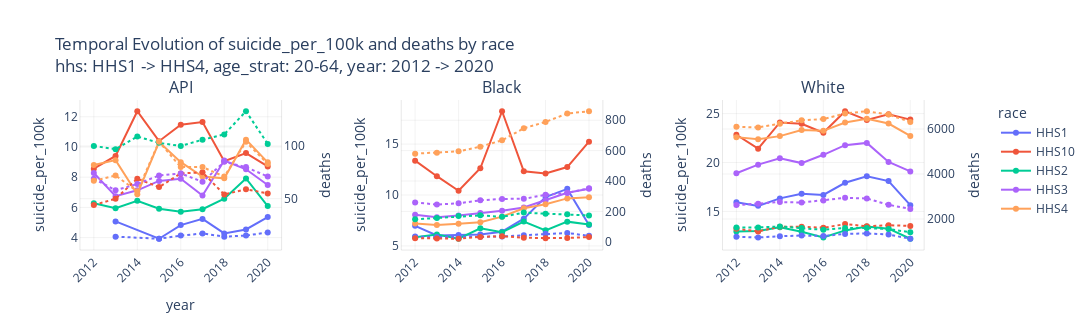

The code cell stored with this chart in its notebook:
### Code cell
sd = SuicideData()
queue = [
    {
        "x": "year",
        "y": "suicide_per_100k",
        "by": "ethno_race",
        "color": "age_strat",
        "scatter": False,
        "rows": 3,
    },
    {
        "x": "year",
        "y": "suicide_per_100k",
        "by": "race",
        "color": "age_strat",
        "scatter": False,
        "rows": 3,
    },
    {
        "x": "year",
        "y": "population",
        "by": "race",
        "color": "age_strat",
        "scatter": False,
        "rows": 1,
    },
    {
        "x": "year",
        "y": "population",
        "color": "race",
        "by": "age_strat",
        "scatter": False,
        "rows": 1,
    },
    {
        "x": "age_strat",
        "y": "suicide_per_100k",
        "color": "race",
        "by": "year",
        "scatter": True,
        "rows": 4,
    },
    {
        "x": "age_strat",
        "y": "suicide_per_100k",
        "color": "year",
        "by": "race",
        "scatter": True,
        "rows": 1,
    },
    {
        "x": "ethno_race",
        "y": "suicide_per_100k",
        "color": "year",
        "by": "age_strat",
        "scatter": True,
        "rows": 2,
    },
]
sd.plot(**{
    "x": "year",
    "y": "suicide_per_100k",
    "color": "hhs",
    "by": "race",
    "scatter": False,
    "rows": 1,
    "data_slice": {
        "hhs": slice("HHS1", "HHS4"),
        "age_strat": "20-64",
        "year": slice("2012","2020")
        },
    "second_y": {"secondary_y": True,
                 "y": "deaths",
                 "line_param": {"dash": "dot"}}
    }
    )

### Figure 1 — Plotly figure (JSON) as saved in the notebook; plotly's stock layout.template omitted (floating-point values rounded to 4 significant figures)
{"data": [{"line": {"color": "#636EFA"}, "mode": "markers+lines", "name": "HHS1", "showlegend": true, "type": "scatter", "x": [2013, 2015, 2016, 2017, 2018, 2019, 2020], "xaxis": "x", "y": [5.073, 3.924, 4.828, 5.239, 4.28, 4.541, 5.362], "yaxis": "y"}, {"line": {"color": "#EF553B"}, "mode": "markers+lines", "name": "HHS10", "showlegend": true, "type": "scatter", "x": [2012, 2013, 2014, 2015, 2016, 2017, 2018, 2019, 2020], "xaxis": "x", "y": [8.564, 9.408, 12.37, 10.38, 11.47, 11.66, 9.061, 9.596, 8.713], "yaxis": "y"}, {"line": {"color": "#00CC96"}, "mode": "markers+lines", "name": "HHS2", "showlegend": true, "type": "scatter", "x": [2012, 2013, 2014, 2015, 2016, 2017, 2018, 2019, 2020], "xaxis": "x", "y": [6.272, 5.942, 6.438, 5.91, 5.709, 5.876, 6.572, 7.918, 6.087], "yaxis": "y"}, {"line": {"color": "#AB63FA"}, "mode": "markers+lines", "name": "HHS3", "showlegend": true, "type": "scatter", "x": [2012, 2013, 2014, 2015, 2016, 2017, 2018, 2019, 2020], "xaxis": "x", "y": [8.277, 6.745, 7.132, 7.754, 7.896, 6.789, 9.103, 8.524, 7.487], "yaxis": "y"}, {"line": {"color": "#FFA15A"}, "mode": "markers+lines", "name": "HHS4", "showlegend": true, "type": "scatter", "x": [2012, 2013, 2014, 2015, 2016, 2017, 2018, 2019, 2020], "xaxis": "x", "y": [8.809, 9.13, 6.874, 10.33, 8.997, 8.048, 7.922, 10.48, 8.985], "yaxis": "y"}, {"line": {"color": "#636EFA", "dash": "dot"}, "mode": "markers+lines", "name": "HHS1", "showlegend": false, "type": "scatter", "x": [2013, 2015, 2016, 2017, 2018, 2019, 2020], "xaxis": "x", "y": [14, 12, 15, 17, 14, 15, 18], "yaxis": "y2"}, {"line": {"color": "#EF553B", "dash": "dot"}, "mode": "markers+lines", "name": "HHS10", "showlegend": false, "type": "scatter", "x": [2012, 2013, 2014, 2015, 2016, 2017, 2018, 2019, 2020], "xaxis": "x", "y": [44, 50, 69, 61, 74, 75, 54, 59, 55], "yaxis": "y2"}, {"line": {"color": "#00CC96", "dash": "dot"}, "mode": "markers+lines", "name": "HHS2", "showlegend": false, "type": "scatter", "x": [2012, 2013, 2014, 2015, 2016, 2017, 2018, 2019, 2020], "xaxis": "x", "y": [100, 97, 109, 103, 100, 106, 111, 133, 102], "yaxis": "y2"}, {"line": {"color": "#AB63FA", "dash": "dot"}, "mode": "markers+lines", "name": "HHS3", "showlegend": false, "type": "scatter", "x": [2012, 2013, 2014, 2015, 2016, 2017, 2018, 2019, 2020], "xaxis": "x", "y": [69, 58, 64, 72, 74, 66, 85, 80, 71], "yaxis": "y2"}, {"line": {"color": "#FFA15A", "dash": "dot"}, "mode": "markers+lines", "name": "HHS4", "showlegend": false, "type": "scatter", "x": [2012, 2013, 2014, 2015, 2016, 2017, 2018, 2019, 2020], "xaxis": "x", "y": [67, 72, 57, 104, 80, 80, 71, 104, 83], "yaxis": "y2"}, {"line": {"color": "#636EFA"}, "mode": "markers+lines", "name": "HHS1", "showlegend": false, "type": "scatter", "x": [2012, 2013, 2014, 2015, 2016, 2017, 2018, 2019, 2020], "xaxis": "x2", "y": [6.973, 6.033, 6.061, 6.123, 6.395, 7.673, 9.796, 10.6, 7.054], "yaxis": "y3"}, {"line": {"color": "#EF553B"}, "mode": "markers+lines", "name": "HHS10", "showlegend": false, "type": "scatter", "x": [2012, 2013, 2014, 2015, 2016, 2017, 2018, 2019, 2020], "xaxis": "x2", "y": [13.37, 11.85, 10.41, 12.62, 18.22, 12.32, 12.11, 12.74, 15.24], "yaxis": "y3"}, {"line": {"color": "#00CC96"}, "mode": "markers+lines", "name": "HHS2", "showlegend": false, "type": "scatter", "x": [2012, 2013, 2014, 2015, 2016, 2017, 2018, 2019, 2020], "xaxis": "x2", "y": [5.855, 6.122, 5.704, 6.726, 6.354, 7.399, 6.527, 7.383, 7.106], "yaxis": "y3"}, {"line": {"color": "#AB63FA"}, "mode": "markers+lines", "name": "HHS3", "showlegend": false, "type": "scatter", "x": [2012, 2013, 2014, 2015, 2016, 2017, 2018, 2019, 2020], "xaxis": "x2", "y": [8.056, 7.826, 7.996, 8.229, 8.465, 8.771, 9.46, 10.22, 10.62], "yaxis": "y3"}, {"line": {"color": "#FFA15A"}, "mode": "markers+lines", "name": "HHS4", "showlegend": false, "type": "scatter", "x": [2012, 2013, 2014, 2015, 2016, 2017, 2018, 2019, 2020], "xaxis": "x2", "y": [7.202, 7.052, 7.178, 7.321, 7.875, 8.702, 9.095, 9.668, 9.772], "yaxis": "y3"}, {"line": {"color": "#636EFA", "dash": "dot"}, "mode": "markers+lines", "name": "HHS1", "showlegend": false, "type": "scatter", "x": [2012, 2013, 2014, 2015, 2016, 2017, 2018, 2019, 2020], "xaxis": "x2", "y": [35, 31, 32, 33, 35, 43, 53, 58, 39], "yaxis": "y4"}, {"line": {"color": "#EF553B", "dash": "dot"}, "mode": "markers+lines", "name": "HHS10", "showlegend": false, "type": "scatter", "x": [2012, 2013, 2014, 2015, 2016, 2017, 2018, 2019, 2020], "xaxis": "x2", "y": [24, 22, 20, 32, 37, 26, 23, 25, 31], "yaxis": "y4"}, {"line": {"color": "#00CC96", "dash": "dot"}, "mode": "markers+lines", "name": "HHS2", "showlegend": false, "type": "scatter", "x": [2012, 2013, 2014, 2015, 2016, 2017, 2018, 2019, 2020], "xaxis": "x2", "y": [148, 156, 169, 174, 164, 192, 185, 181, 173], "yaxis": "y4"}, {"line": {"color": "#AB63FA", "dash": "dot"}, "mode": "markers+lines", "name": "HHS3", "showlegend": false, "type": "scatter", "x": [2012, 2013, 2014, 2015, 2016, 2017, 2018, 2019, 2020], "xaxis": "x2", "y": [259, 245, 253, 273, 282, 283, 309, 321, 352], "yaxis": "y4"}, {"line": {"color": "#FFA15A", "dash": "dot"}, "mode": "markers+lines", "name": "HHS4", "showlegend": false, "type": "scatter", "x": [2012, 2013, 2014, 2015, 2016, 2017, 2018, 2019, 2020], "xaxis": "x2", "y": [580, 586, 595, 626, 668, 747, 789, 844, 859], "yaxis": "y4"}, {"line": {"color": "#636EFA"}, "mode": "markers+lines", "name": "HHS1", "showlegend": false, "type": "scatter", "x": [2012, 2013, 2014, 2015, 2016, 2017, 2018, 2019, 2020], "xaxis": "x3", "y": [15.95, 15.57, 16.33, 16.81, 16.68, 17.93, 18.6, 18.1, 15.64], "yaxis": "y5"}, {"line": {"color": "#EF553B"}, "mode": "markers+lines", "name": "HHS10", "showlegend": false, "type": "scatter", "x": [2012, 2013, 2014, 2015, 2016, 2017, 2018, 2019, 2020], "xaxis": "x3", "y": [22.84, 21.41, 24.1, 23.96, 23.05, 25.24, 24.34, 24.94, 24.38], "yaxis": "y5"}, {"line": {"color": "#00CC96"}, "mode": "markers+lines", "name": "HHS2", "showlegend": false, "type": "scatter", "x": [2012, 2013, 2014, 2015, 2016, 2017, 2018, 2019, 2020], "xaxis": "x3", "y": [12.93, 13.0, 13.37, 12.91, 12.34, 13.06, 13.46, 13.23, 12.2], "yaxis": "y5"}, {"line": {"color": "#AB63FA"}, "mode": "markers+lines", "name": "HHS3", "showlegend": false, "type": "scatter", "x": [2012, 2013, 2014, 2015, 2016, 2017, 2018, 2019, 2020], "xaxis": "x3", "y": [18.9, 19.78, 20.43, 19.94, 20.79, 21.77, 22.0, 20.06, 19.09], "yaxis": "y5"}, {"line": {"color": "#FFA15A"}, "mode": "markers+lines", "name": "HHS4", "showlegend": false, "type": "scatter", "x": [2012, 2013, 2014, 2015, 2016, 2017, 2018, 2019, 2020], "xaxis": "x3", "y": [22.59, 22.37, 22.7, 23.32, 23.24, 24.09, 24.46, 23.99, 22.72], "yaxis": "y5"}, {"line": {"color": "#636EFA", "dash": "dot"}, "mode": "markers+lines", "name": "HHS1", "showlegend": false, "type": "scatter", "x": [2012, 2013, 2014, 2015, 2016, 2017, 2018, 2019, 2020], "xaxis": "x3", "y": [1213, 1181, 1235, 1266, 1248, 1335, 1360, 1311, 1123], "yaxis": "y6"}, {"line": {"color": "#EF553B", "dash": "dot"}, "mode": "markers+lines", "name": "HHS10", "showlegend": false, "type": "scatter", "x": [2012, 2013, 2014, 2015, 2016, 2017, 2018, 2019, 2020], "xaxis": "x3", "y": [1565, 1449, 1658, 1659, 1610, 1775, 1680, 1724, 1692], "yaxis": "y6"}, {"line": {"color": "#00CC96", "dash": "dot"}, "mode": "markers+lines", "name": "HHS2", "showlegend": false, "type": "scatter", "x": [2012, 2013, 2014, 2015, 2016, 2017, 2018, 2019, 2020], "xaxis": "x3", "y": [1622, 1627, 1669, 1605, 1519, 1600, 1599, 1552, 1413], "yaxis": "y6"}, {"line": {"color": "#AB63FA", "dash": "dot"}, "mode": "markers+lines", "name": "HHS3", "showlegend": false, "type": "scatter", "x": [2012, 2013, 2014, 2015, 2016, 2017, 2018, 2019, 2020], "xaxis": "x3", "y": [2618, 2681, 2755, 2732, 2826, 2942, 2914, 2631, 2448], "yaxis": "y6"}, {"line": {"color": "#FFA15A", "dash": "dot"}, "mode": "markers+lines", "name": "HHS4", "showlegend": false, "type": "scatter", "x": [2012, 2013, 2014, 2015, 2016, 2017, 2018, 2019, 2020], "xaxis": "x3", "y": [6101, 6071, 6237, 6390, 6441, 6693, 6791, 6643, 6314], "yaxis": "y6"}], "layout": {"annotations": [{"font": {"size": 16}, "showarrow": false, "text": "API", "x": 0.1122, "xanchor": "center", "xref": "paper", "y": 1, "yanchor": "bottom", "yref": "paper"}, {"font": {"size": 16}, "showarrow": false, "text": "Black", "x": 0.47, "xanchor": "center", "xref": "paper", "y": 1, "yanchor": "bottom", "yref": "paper"}, {"font": {"size": 16}, "showarrow": false, "text": "White", "x": 0.8278, "xanchor": "center", "xref": "paper", "y": 1, "yanchor": "bottom", "yref": "paper"}], "height": 330, "legend": {"title": {"text": "race"}}, "plot_bgcolor": "rgb(255,255,255)", "title": {"text": "Temporal Evolution of suicide_per_100k and deaths by race<br>hhs: HHS1 -> HHS4, age_strat: 20-64, year: 2012 -> 2020"}, "width": 1200, "xaxis": {"anchor": "y", "domain": [0, 0.2244], "gridcolor": "grey", "gridwidth": 0.1, "linecolor": "black", "linewidth": 0.1, "showline": true, "tickangle": -45, "title": {"text": "year"}}, "xaxis2": {"anchor": "y3", "domain": [0.3578, 0.5822], "gridcolor": "grey", "gridwidth": 0.1, "linecolor": "black", "linewidth": 0.1, "showline": true, "tickangle": -45}, "xaxis3": {"anchor": "y5", "domain": [0.7156, 0.94], "gridcolor": "grey", "gridwidth": 0.1, "linecolor": "black", "linewidth": 0.1, "showline": true, "tickangle": -45}, "yaxis": {"anchor": "x", "domain": [0, 1], "gridcolor": "grey", "gridwidth": 0.1, "linecolor": "black", "linewidth": 0.1, "showline": true, "title": {"text": "suicide_per_100k"}}, "yaxis2": {"anchor": "x", "gridcolor": "grey", "gridwidth": 0.1, "linecolor": "black", "linewidth": 0.1, "overlaying": "y", "showline": true, "side": "right", "title": {"text": "deaths"}}, "yaxis3": {"anchor": "x2", "domain": [0, 1], "gridcolor": "grey", "gridwidth": 0.1, "linecolor": "black", "linewidth": 0.1, "showline": true, "title": {"text": "suicide_per_100k"}}, "yaxis4": {"anchor": "x2", "gridcolor": "grey", "gridwidth": 0.1, "linecolor": "black", "linewidth": 0.1, "overlaying": "y3", "showline": true, "side": "right", "title": {"text": "deaths"}}, "yaxis5": {"anchor": "x3", "domain": [0, 1], "gridcolor": "grey", "gridwidth": 0.1, "linecolor": "black", "linewidth": 0.1, "showline": true, "title": {"text": "suicide_per_100k"}}, "yaxis6": {"anchor": "x3", "gridcolor": "grey", "gridwidth": 0.1, "linecolor": "black", "linewidth": 0.1, "overlaying": "y5", "showline": true, "side": "right", "title": {"text": "deaths"}}}}
